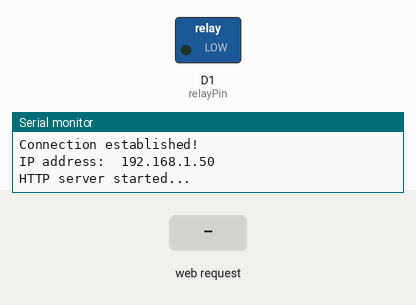
The sketch below on a simulated ESP8266 (NodeMCU). On the bench: switched loads named in the sketch (green lamp = pin HIGH), the last lines printed to the serial monitor. Inputs (shaded band) come from the test bench. WiFi joins after 1.5 s; servers stay silent unless stated.

Above: at 3.2 s.
3.3 s: HTTP request GET /livingroomled1off received
At 3.9 s:
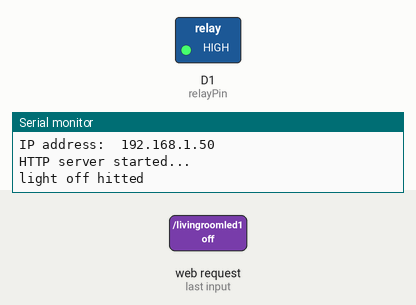
6.3 s: HTTP request GET /livingroomled1on received
At 7.4 s:
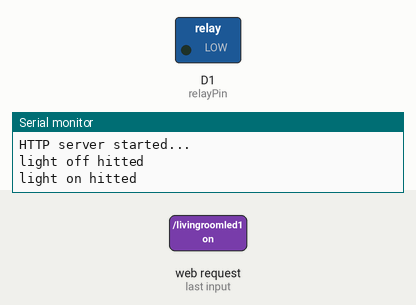
Timing chart, 0 to 9.3 s (numbered marks = the images above; inputs shaded):
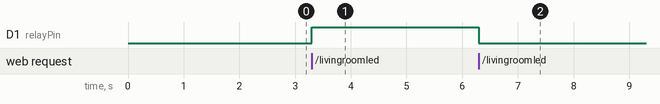

Measured:
- after the input at 3.3 s, D1 (relayPin): LOW → HIGH at once
- after the input at 6.3 s, D1 (relayPin): HIGH → LOW at once

The sketch:

turn_on_a_device_with_http_server_request.ino
```cpp
#include <ESP8266WiFi.h>
#include <WiFiClient.h>
#include <ESP8266mDNS.h>
#include <ESP8266WebServer.h>

#define relayPin D1

// server
ESP8266WebServer server(80);

// WiFi CREDENTIALS
const char *ssid = "TP-Link_B052";
const char *password = "23893986";


//server function
void handleRoot();              // function prototypes for HTTP handlers
void handleNotFound();
void sendResIndex ();
void livingroomled1off();
void livingroomled1on();


void setup() {
  Serial.begin(115200);         // Start the Serial communication to send messages to the computer
  pinMode(relayPin,OUTPUT);
  delay(10);
  Serial.println("");

  WiFi.mode(WIFI_STA);
  WiFi.begin(ssid, password);             // Connect to the network
  Serial.print("Connecting to ");
  Serial.print(ssid); Serial.println(" ...");

  int i = 0;
  while (WiFi.status() != WL_CONNECTED) { // Wait for the Wi-Fi to connect
    delay(1000);
    Serial.print(++i); Serial.print(".");
  }

  Serial.println("");
  Serial.println("Connection established!");
  Serial.print("IP address:\t");
  Serial.println(WiFi.localIP());         // Send the IP address of the ESP8266 to the computer

  // server
  server.on("/", handleRoot);               // Call the 'handleRoot' function when a client requests URI "/"
  server.on("/livingroomled1on", livingroomled1on);
  server.on("/livingroomled1off", livingroomled1off);
  server.on("/ok", sendResIndex); // route -> function
  server.onNotFound(handleNotFound);
  server.begin();
  Serial.println("HTTP server started...");
}

void loop() {
  server.handleClient();
  delay(1);
}

void sendResIndex(){
  server.send(200,"text/plain","okhitted");
  Serial.println("ok hitted");
}
void livingroomled1on(){
  server.send(200,"text/plain","living room led 1 on");
  digitalWrite(relayPin, LOW);
  Serial.println("light on hitted");
}
void livingroomled1off(){
  server.send(200,"text/plain","living room led 1 off");
  digitalWrite(relayPin, HIGH);
  Serial.println("light off hitted");
}
void handleRoot() {
  server.send(200, "text/plain", "Hello world!");   // Send HTTP status 200 (Ok) and send some text to the browser/client
  Serial.println("root hitted");
}
void handleNotFound(){
  server.send(404, "text/plain", "404: Not found"); // Send HTTP status 404 (Not Found) when there's no handler for the URI in the request
  Serial.println("notfound hitted");
}
```
